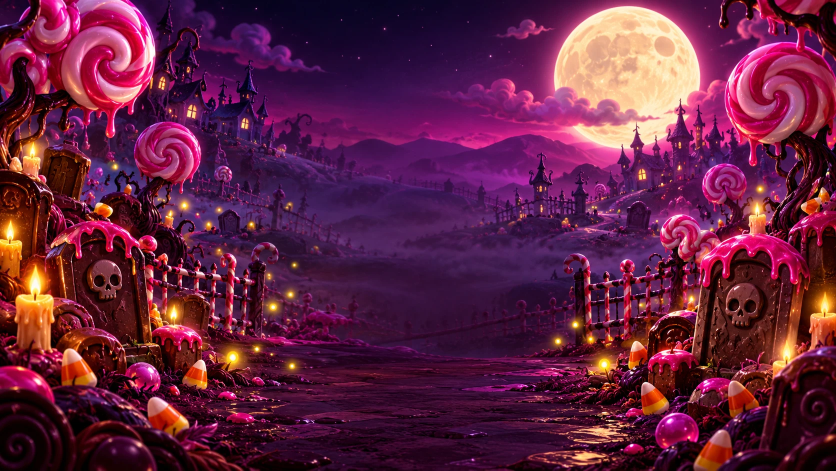
#> input picture games/sugar-scream/art/source/bg_base.webp, 1672 x 941 px (shown at 1/2 size); its folder holds 4 pictures in this run
$ python import-painted.py
#> lines starting #> are read from the running program, lines starting #| are printed output that depends on the picture; after the words box and inside, x2 and y2 are one past the last pixel; in counts of white or black regions, pixels touching at a corner belong together
"""Turns the supplied painted art in art/source/ into runtime assets in public/assets/.

Symbols are art/source/sym_<ID>.(webp|png); buttons are art/source/btn_<name>.(webp|png)
(btn_spin, btn_spin_active, btn_auto, btn_turbo, btn_menu, btn_sound, btn_mute, btn_minus,
btn_plus, btn_buy, btn_ante); backgrounds are bg_<base|cauldron|fullmoon|tot|loading|intro> and UI
panels panel_<free|meter|door|door_treat|door_trick|door_lollipop|board|win_big|win_mega|win_monster|win_sugar|win_max|witch|fx_spell|fx_pop|cauldron_icon>.

Each sym_<ID>.(webp|png) source is trimmed to its visible pixels, centred on a square
canvas with a little padding (so every symbol has the same visual size), resized to
768x768 and saved as WebP. The client uses public/assets/sym_<ID>.webp when it exists and
falls back to the vector sym_<ID>.svg otherwise; the list is written to
src/client/painted.json.

    python3 tools/import-painted.py
"""
import json
from pathlib import Path

from PIL import Image

ROOT = Path(__file__).resolve().parent.parent
SRC = ROOT / "art" / "source"
OUT = ROOT / "public" / "assets"
SIZE = 768  # symbols: sharp on retina screens at any board size (the client loads them at resolution 2)
PAD = 0.06  # fraction of the canvas left empty on each side

def fit(path: Path, size: int, pad: float) -> Image.Image:
    im = Image.open(path).convert("RGBA")
    # trim to visible pixels (ignore near-transparent fringe)
    alpha = im.getchannel("A").point(lambda a: 255 if a > 8 else 0)
    im = im.crop(alpha.getbbox())
    inner = round(size * (1 - 2 * pad))
    scale = inner / max(im.size)
    im = im.resize((max(1, round(im.width * scale)), max(1, round(im.height * scale))), Image.LANCZOS)
    canvas = Image.new("RGBA", (size, size), (0, 0, 0, 0))
    canvas.paste(im, ((size - im.width) // 2, (size - im.height) // 2), im)
    return canvas


def sources(prefix: str):
    return [p for p in sorted(SRC.glob(f"{prefix}_*.*")) if p.suffix.lower() in (".webp", ".png")]


# Wide plaques keep their aspect ratio; round buttons are square.
WIDE = {"buy": 800, "ante": 800}

buttons = []
for path in sources("btn"):
    name = path.stem.split("_", 1)[1]
    if name in WIDE:
        im = Image.open(path).convert("RGBA")
        im = im.crop(im.getchannel("A").point(lambda a: 255 if a > 8 else 0).getbbox())
        im = im.resize((WIDE[name], round(im.height * WIDE[name] / im.width)), Image.LANCZOS)
    else:
        im = fit(path, 512, 0.0)
    im.save(OUT / f"btn_{name}.webp", "WEBP", quality=90, method=6)
    buttons.append(name)
    print(f"btn_{name}: {path.name} -> public/assets/btn_{name}.webp")

# Backgrounds (bg_base, bg_cauldron, bg_fullmoon) keep their size; UI panels keep their aspect.
backgrounds = []
for path in sources("bg"):
    name = path.stem.split("_", 1)[1]
    if name == "portal_wall":
        continue  # imported below as a panel with a transparent doorway
    im = Image.open(path).convert("RGB")
#> im is the input picture: PIL image 1672x941 RGB; mean R, G, B 99.2, 33.9, 65.4
    if im.width > 1920:
        im = im.resize((1920, round(im.height * 1920 / im.width)), Image.LANCZOS)
    im.save(OUT / f"bg_{name}.webp", "WEBP", quality=88, method=6)
    backgrounds.append(name)
    print(f"bg_{name}: {path.name} -> public/assets/bg_{name}.webp ({im.width}x{im.height})")
#| bg_base: bg_base.webp -> public/assets/bg_base.webp (1672x941)

panels = []
for path in sources("panel"):
    name = path.stem.split("_", 1)[1]
    im = Image.open(path).convert("RGBA")
    if name == "board":
        # The board frame is used at its native size: the client maps the frame's measured
        # inner window (BOARD_FRAME in src/client/game/scene.ts) onto the 6x5 grid.
        im.save(OUT / f"panel_{name}.webp", "WEBP", quality=90, method=6)
        panels.append(name)
        print(f"panel_{name}: {path.name} -> public/assets/panel_{name}.webp ({im.width}x{im.height}, native)")
        continue
    im = im.crop(im.getchannel("A").point(lambda a: 255 if a > 8 else 0).getbbox())
    big = name.startswith(("win_", "bonus_", "loot_title", "loot_trigger", "loot_pedestal", "portal_doors"))
    # screens the clips normally cover (win tiers, the bonus banner, the doors) stay at 1200 px
    fallback = name.startswith(("win_", "bonus_", "portal_doors"))
    width = 1200 if fallback else 1600 if big else 384 if name.startswith("fx_") else 1100 if im.width > im.height else 640
    width = min(width, im.width)  # never upscale past the painting
    im = im.resize((width, round(im.height * width / im.width)), Image.LANCZOS)
    # the big full-screen panels are large already; a slightly lower quality keeps the bundle in budget
    im.save(OUT / f"panel_{name}.webp", "WEBP", quality=85 if big else 90, method=6)
    panels.append(name)
    print(f"panel_{name}: {path.name} -> public/assets/panel_{name}.webp ({im.width}x{im.height})")

painted = []
for path in sources("sym"):
    sid = path.stem.split("_", 1)[1]
    im = Image.open(path).convert("RGBA")
    # trim to visible pixels (ignore near-transparent fringe)
    alpha = im.getchannel("A").point(lambda a: 255 if a > 8 else 0)
    im = im.crop(alpha.getbbox())
    inner = round(SIZE * (1 - 2 * PAD))
    scale = inner / max(im.size)
    im = im.resize((max(1, round(im.width * scale)), max(1, round(im.height * scale))), Image.LANCZOS)
    canvas = Image.new("RGBA", (SIZE, SIZE), (0, 0, 0, 0))
    canvas.paste(im, ((SIZE - im.width) // 2, (SIZE - im.height) // 2), im)
    canvas.save(OUT / f"sym_{sid}.webp", "WEBP", quality=92, method=6)
    painted.append(sid)
    print(f"sym_{sid}: {path.name} -> public/assets/sym_{sid}.webp")

# The bonus-entrance hallway: its black doorway becomes transparent (flood fill from the
# centre), so the door leaves and the destination scene can show through it.
wall = SRC / "bg_portal_wall.webp"
if wall.exists():
    import numpy as np
    from collections import deque
    im = Image.open(wall).convert("RGB")
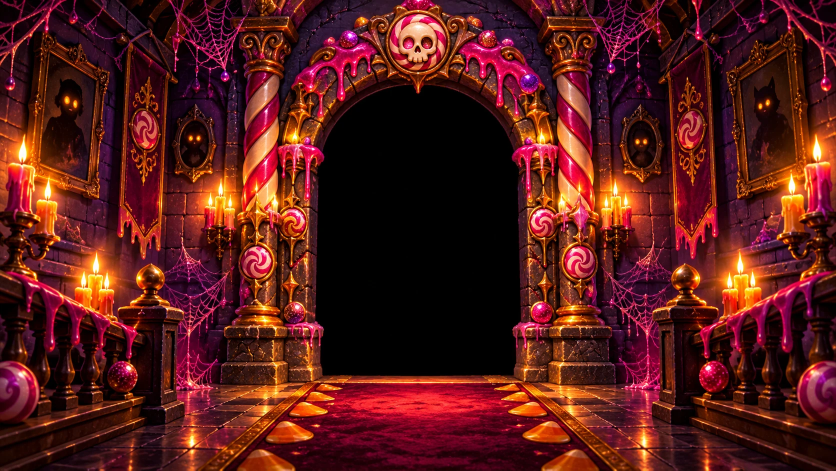
#> input picture games/sugar-scream/art/source/bg_portal_wall.webp, 1672 x 941 px (shown at 1/2 size)
#> im is the input picture: PIL image 1672x941 RGB; mean R, G, B 87.3, 27.6, 24.8
    if im.width > 1920:
        im = im.resize((1920, round(im.height * 1920 / im.width)), Image.LANCZOS)
    a = np.asarray(im).astype(int)
    dark = a.max(axis=2) < 28
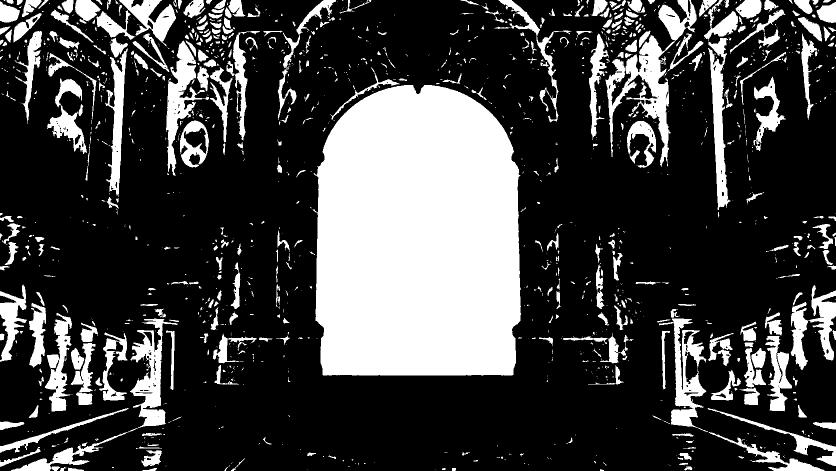
#> dark: shape (941, 1672) bool (shown at 1/2 size); 26.3% white; 1419 white regions (948 under 20 px), largest, box (x1, y1, x2, y2) and area: (625, 170, 1042, 751) 216458, (1211, 0, 1394, 334) 14467, (22, 637, 355, 941) 10704
    H, W = dark.shape
#> H = 941; W = 1672
    hole = np.zeros_like(dark)
    q = deque([(H // 2, W // 2)])
    hole[H // 2, W // 2] = True
    while q:
        y, x = q.popleft()
        for ny, nx in ((y + 1, x), (y - 1, x), (y, x + 1), (y, x - 1)):
            if 0 <= ny < H and 0 <= nx < W and dark[ny, nx] and not hole[ny, nx]:
                hole[ny, nx] = True
                q.append((ny, nx))
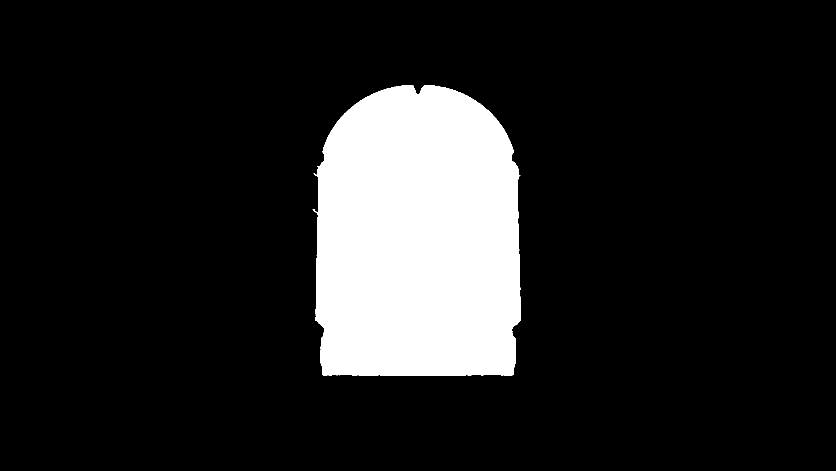
#> hole: shape (941, 1672) bool (shown at 1/2 size); 13.8% white; 1 white region, box (x1, y1, x2, y2) and area: (625, 170, 1042, 751) 216458
    alpha = np.where(hole, 0, 255).astype(np.uint8)
    rgba = np.dstack([a.astype(np.uint8), alpha])
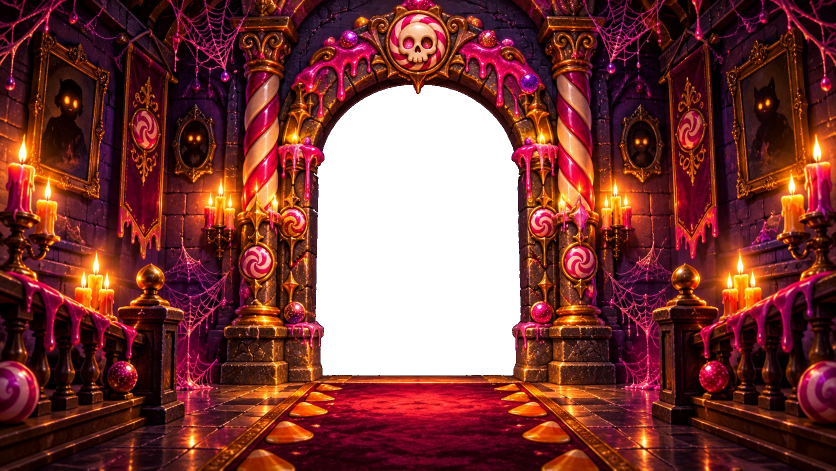
#> rgba: shape (941, 1672, 4) (shown at 1/2 size); mean R, G, B, A 87.3, 27.6, 24.8, 219.9; transparent parts drawn white
    Image.fromarray(rgba, "RGBA").save(OUT / "panel_portal_wall.webp", "WEBP", quality=85, method=6)
    ys, xs = np.nonzero(hole)
    portal_hole = [round(xs.min() / W, 4), round(ys.min() / H, 4), round((xs.max() + 1) / W, 4), round((ys.max() + 1) / H, 4)]
#> portal_hole = [0.374, 0.181, 0.623, 0.798]
    if "portal_wall" not in panels:
        panels.append("portal_wall")
    print(f"panel_portal_wall: doorway {portal_hole}")
#| panel_portal_wall: doorway [0.3738, 0.1807, 0.6232, 0.7981]
else:
    portal_hole = None

# The Ante plaque's painted toggle knob, cut out so the client can slide it (on/off).
ante = OUT / "btn_ante.webp"
if ante.exists():
    from PIL import ImageDraw
    plaque = Image.open(ante).convert("RGBA")
    k = plaque.width / 640
    cx, cy, r = 542 * k, 116 * k, 51 * k
    knob = plaque.crop((round(cx - r), round(cy - r), round(cx + r), round(cy + r)))
    mask = Image.new("L", knob.size, 0)
    ImageDraw.Draw(mask).ellipse((1, 1, knob.width - 2, knob.height - 2), fill=255)
    knob.putalpha(mask)
    knob.save(OUT / "btn_ante_knob.webp", "WEBP", quality=92)
    if "ante_knob" not in buttons:
        buttons.append("ante_knob")

(ROOT / "src" / "client" / "painted.json").write_text(json.dumps({"symbols": sorted(painted), "buttons": sorted(buttons), "backgrounds": sorted(backgrounds), "panels": sorted(panels), "portalHole": portal_hole}) + "\n")
print(f"{len(painted)} symbols, {len(buttons)} buttons, {len(backgrounds)} backgrounds, {len(panels)} panels")
